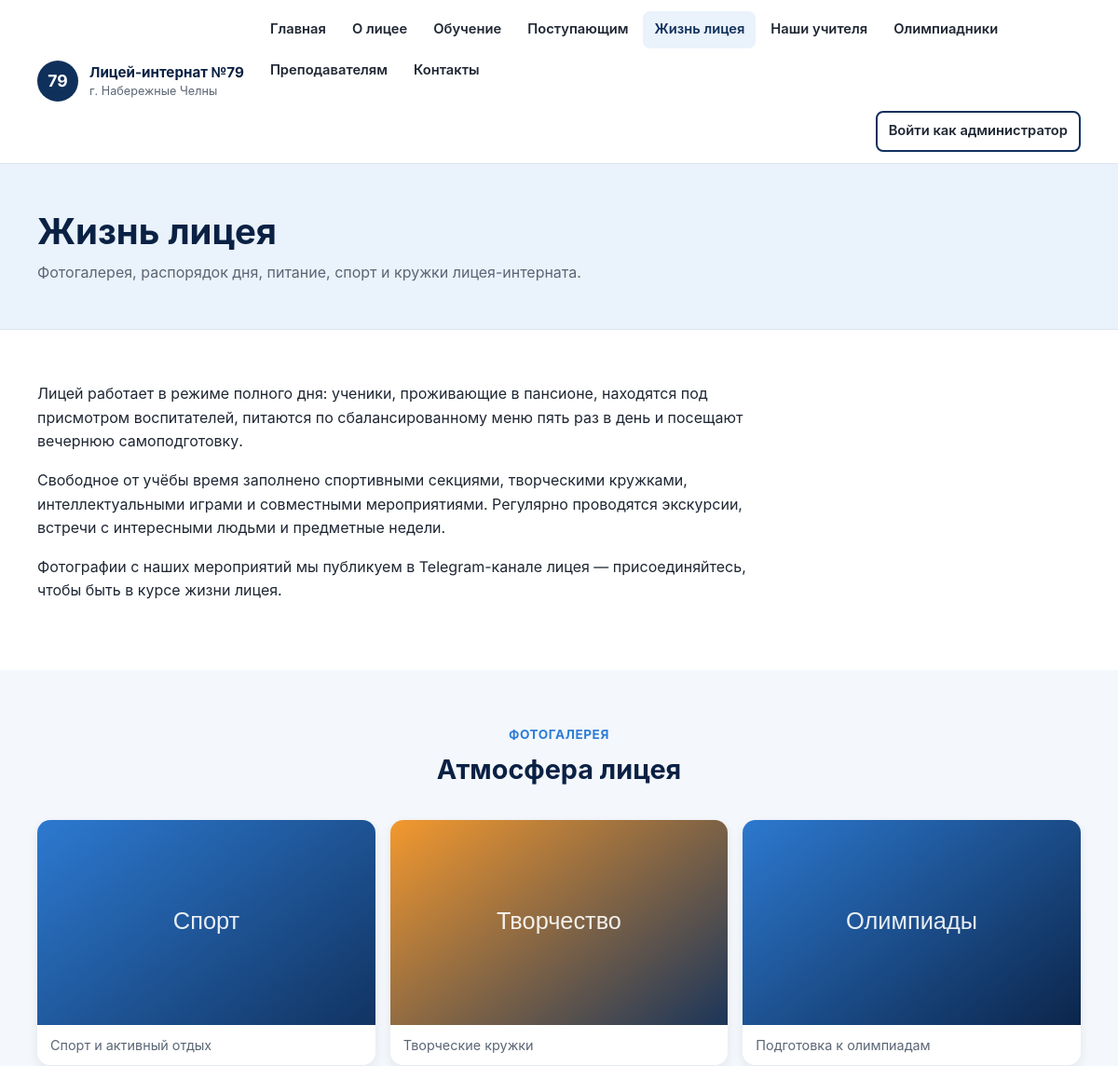
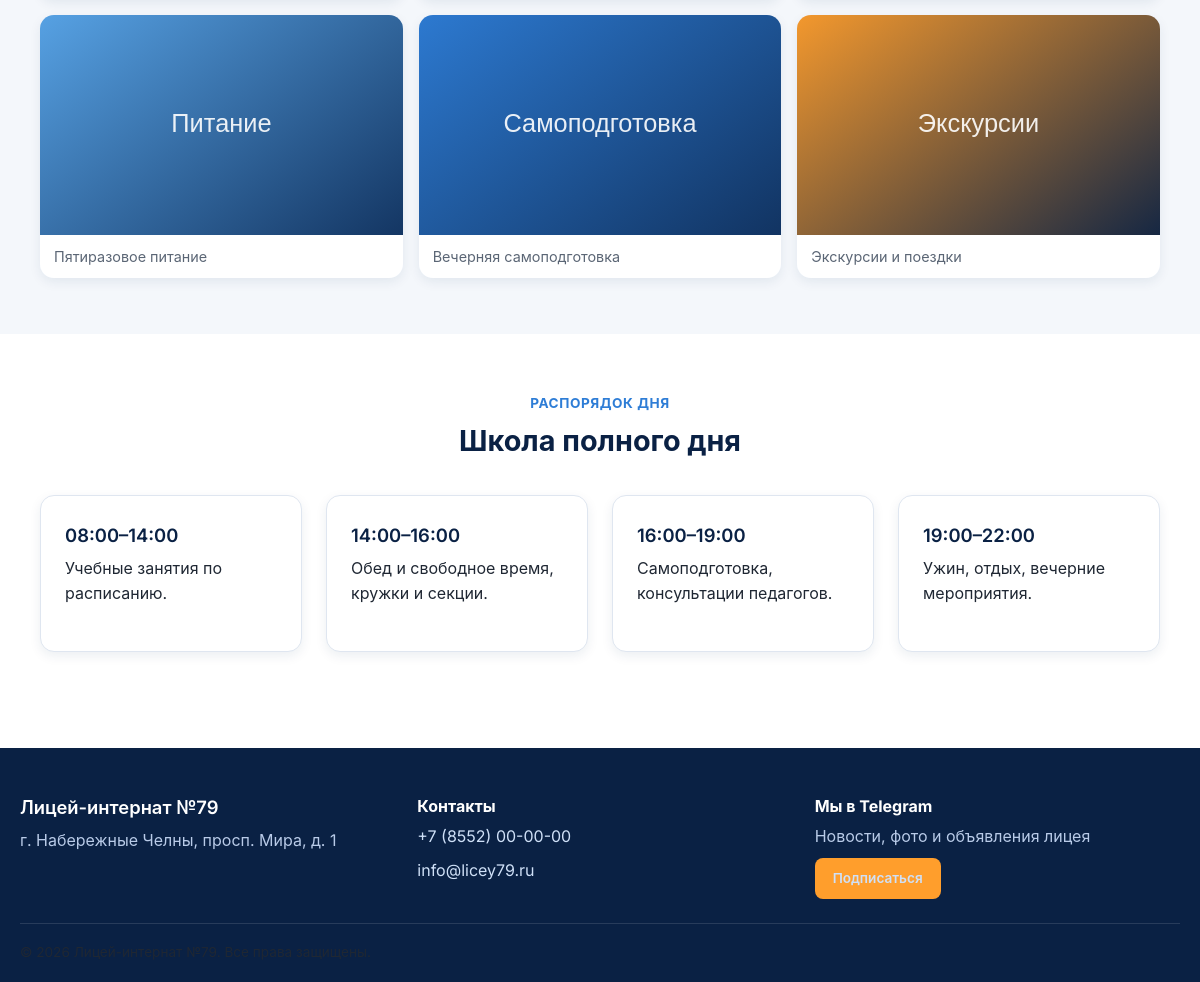
Page /life.php on the committed database (2 pictures, top to bottom).
### tables this page shows
CREATE TABLE IF NOT EXISTS pages (
    id               INT UNSIGNED AUTO_INCREMENT PRIMARY KEY,
    slug             VARCHAR(191) NOT NULL,
    title            VARCHAR(255) NOT NULL,
    content          MEDIUMTEXT NULL,
    meta_description VARCHAR(500) NULL,
    protected        TINYINT(1) NOT NULL DEFAULT 0,
    nav_order        INT NOT NULL DEFAULT 100,
    updated_at       DATETIME NOT NULL DEFAULT CURRENT_TIMESTAMP ON UPDATE CURRENT_TIMESTAMP,
    UNIQUE KEY uniq_slug (slug)
);

### includes/functions.php (called while the page is built, shortened)
<?php
function e(?string $value): string
{
    return htmlspecialchars($value ?? '', ENT_QUOTES, 'UTF-8');
}
function core_page_files(): array
{
    return [
        'home' => 'index.php',
        'about' => 'about.php',
        'education' => 'education.php',
        'admission' => 'admission.php',
        'life' => 'life.php',
        'teachers' => 'teachers.php',
        'olympiad' => 'olympiad.php',
        'careers' => 'careers.php',
        'contacts' => 'contacts.php',
    ];
}
function page_url(string $slug): string
{
    $core = core_page_files();
    return isset($core[$slug]) ? '/' . $core[$slug] : '/page.php?slug=' . urlencode($slug);
}
function get_page(PDO $pdo, string $slug): ?array
{
    $stmt = $pdo->prepare('SELECT * FROM pages WHERE slug = ? LIMIT 1');
    $stmt->execute([$slug]);
    $page = $stmt->fetch();
    return $page ?: null;
}
function get_nav_pages(PDO $pdo): array
{
    return $pdo->query('SELECT slug, title FROM pages ORDER BY nav_order ASC, id ASC')->fetchAll();
}

### life.php (the view, shortened to what this page needs)
<?php
require_once __DIR__ . '/includes/functions.php';
$page = get_page($pdo, 'life');
$activeSlug = 'life';
require __DIR__ . '/includes/header.php';
?>
<section class="page-hero">
  <div class="container">
    <h1><?= e($page['title'] ?? 'Жизнь лицея') ?></h1>
    <p>Фотогалерея, распорядок дня, питание, спорт и кружки лицея-интерната.</p>
  </div>
</section>
<section class="section">
  <div class="container">
    <div class="page-content">
      <?= $page['content'] ?? '' ?>
    </div>
  </div>
</section>
<section class="section section-soft">
  <div class="container">
    <div class="section-header">
      <span class="eyebrow">Фотогалерея</span>
      <h2>Атмосфера лицея</h2>
    </div>
    <div class="gallery">
      <figure><img src="/img/life-1.svg" alt="Ученики на спортивном мероприятии лицея" loading="lazy"><figcaption>Спорт и активный отдых</figcaption></figure>
      <figure><img src="/img/life-2.svg" alt="Творческий кружок в лицее" loading="lazy"><figcaption>Творческие кружки</figcaption></figure>
      <figure><img src="/img/life-3.svg" alt="Ученики готовятся к олимпиаде" loading="lazy"><figcaption>Подготовка к олимпиадам</figcaption></figure>
      <figure><img src="/img/life-4.svg" alt="Обед в столовой лицея" loading="lazy"><figcaption>Пятиразовое питание</figcaption></figure>
      <figure><img src="/img/life-5.svg" alt="Вечерняя самоподготовка в пансионе" loading="lazy"><figcaption>Вечерняя самоподготовка</figcaption></figure>
      <figure><img src="/img/life-6.svg" alt="Экскурсия учеников лицея" loading="lazy"><figcaption>Экскурсии и поездки</figcaption></figure>
    </div>
  </div>
</section>
<section class="section">
  <div class="container">
    <div class="section-header">
      <span class="eyebrow">Распорядок дня</span>
      <h2>Школа полного дня</h2>
    </div>
    <div class="grid grid-4">
      <div class="card"><h3>08:00–14:00</h3><p>Учебные занятия по расписанию.</p></div>
      <div class="card"><h3>14:00–16:00</h3><p>Обед и свободное время, кружки и секции.</p></div>
      <div class="card"><h3>16:00–19:00</h3><p>Самоподготовка, консультации педагогов.</p></div>
      <div class="card"><h3>19:00–22:00</h3><p>Ужин, отдых, вечерние мероприятия.</p></div>
    </div>
  </div>
</section>
<?php require __DIR__ . '/includes/footer.php'; ?>

### includes/header.php (shortened to what this page needs)
<?php
$navPages = get_nav_pages($pdo);
?><!DOCTYPE html>
<html lang="ru">
<head>
<link rel="stylesheet" href="/css/style.css">
</head>
<body>
<header class="site-header">
  <div class="container header-inner">
    <a href="/index.php" class="logo">
      <span class="logo-badge">79</span>
      <span class="logo-text">Лицей-интернат №79<br><small><?= e(SITE_CITY) ?></small></span>
    </a>
    <nav class="main-nav" id="mainNav">
      <ul>
        <?php foreach ($navPages as $navPage): ?>
          <?php
            $slug = $navPage['slug'];
            $href = page_url($slug);
            $isActive = ($activeSlug ?? '') === $slug;
          ?>
          <li><a href="<?= e($href) ?>"<?= $isActive ? ' class="active" aria-current="page"' : '' ?>><?= e($navPage['title']) ?></a></li>
        <?php endforeach; ?>
      </ul>
      <a href="/admin/login.php" class="btn btn-outline nav-admin-btn">Войти как администратор</a>
    </nav>
  </div>
</header>
<main id="main">

### includes/footer.php (shortened to what this page needs)
</main>
<footer class="site-footer">
  <div class="container footer-inner">
    <div class="footer-col">
      <h3>Лицей-интернат №79</h3>
      <p><?= e(SITE_ADDRESS) ?></p>
    </div>
    <div class="footer-col">
      <h4>Контакты</h4>
      <p><a href="tel:<?= e(preg_replace('/[^0-9+]/', '', SITE_PHONE)) ?>"><?= e(SITE_PHONE) ?></a></p>
      <p><a href="mailto:<?= e(SITE_EMAIL) ?>"><?= e(SITE_EMAIL) ?></a></p>
    </div>
    <div class="footer-col">
      <h4>Мы в Telegram</h4>
      <p>Новости, фото и объявления лицея</p>
      <a href="<?= e(SITE_TELEGRAM) ?>" class="btn btn-sm btn-accent" target="_blank" rel="noopener">Подписаться</a>
    </div>
  </div>
  <div class="container footer-bottom">
    <p>&copy; <?= date('Y') ?> Лицей-интернат №79. Все права защищены.</p>
  </div>
</footer>
</body>
</html>

### css/style.css (style rules this page uses)
:root { --navy: #10305c; --navy-dark: #0a2144; --blue-light: #eaf2fb; --blue-accent: #2e7dd6; --accent: #ff9e2c; --bg: #ffffff; --bg-soft: #f4f7fb; --text: #1f2733; --text-muted: #5b6675; --border: #dfe6f0; --radius: 14px; --radius-sm: 8px; --shadow: 0 10px 30px rgba(16, 48, 92, 0.08); --shadow-sm: 0 4px 12px rgba(16, 48, 92, 0.08); --font: 'Inter', -apple-system, BlinkMacSystemFont, 'Segoe UI', Roboto, Arial, sans-serif; --container-width: 1160px; }
* { box-sizing: border-box; }
html { scroll-behavior: smooth; }
body { margin: 0; font-family: var(--font); color: var(--text); background: var(--bg); line-height: 1.6; font-size: 16px; }
img { max-width: 100%; height: auto; display: block; }
a { color: var(--blue-accent); text-decoration: none; }
h1, h2, h3, h4 { color: var(--navy-dark); line-height: 1.25; margin: 0 0 .5em; }
h1 { font-size: clamp(1.8rem, 3.2vw, 2.6rem); font-weight: 700; }
h2 { font-size: clamp(1.5rem, 2.4vw, 2rem); font-weight: 700; }
h3 { font-size: 1.15rem; font-weight: 600; }
p { margin: 0 0 1em; color: var(--text); }
.container { max-width: var(--container-width); margin: 0 auto; padding: 0 20px; }
.btn { display: inline-block; padding: 12px 24px; border-radius: var(--radius-sm); font-weight: 600; font-size: 0.95rem; border: 2px solid transparent; cursor: pointer; text-decoration: none; transition: transform .15s ease, box-shadow .15s ease, background-color .15s ease, color .15s ease; }
.btn-accent { background: var(--accent); color: #2c1600; }
.btn-outline { background: transparent; color: var(--navy); border-color: var(--navy); }
.btn-sm { padding: 8px 16px; font-size: 0.85rem; }
.site-header { background: #fff; border-bottom: 1px solid var(--border); position: sticky; top: 0; z-index: 100; }
.header-inner { display: flex; align-items: center; justify-content: space-between; padding-top: 12px; padding-bottom: 12px; gap: 16px; }
.logo { display: flex; align-items: center; gap: 12px; color: var(--navy-dark); font-weight: 700; flex-shrink: 0; }
.logo-badge { display: flex; align-items: center; justify-content: center; width: 44px; height: 44px; border-radius: 50%; background: var(--navy); color: #fff; font-weight: 700; font-size: 1.1rem; flex-shrink: 0; }
.logo-text { font-size: 0.95rem; line-height: 1.3; }
.logo-text small { font-weight: 400; color: var(--text-muted); }
.main-nav { display: flex; align-items: center; gap: 24px; flex-wrap: wrap; justify-content: flex-end; }
.main-nav ul { display: flex; flex-wrap: wrap; gap: 4px; list-style: none; margin: 0; padding: 0; }
.main-nav a { display: inline-block; padding: 8px 12px; border-radius: var(--radius-sm); color: var(--text); font-weight: 600; font-size: 0.92rem; }
.main-nav a.active { color: var(--navy); background: var(--blue-light); }
.nav-admin-btn { white-space: nowrap; }
.page-hero { background: var(--blue-light); padding: 48px 0; border-bottom: 1px solid var(--border); }
.page-hero h1 { margin-bottom: 8px; }
.page-hero p { color: var(--text-muted); max-width: 70ch; margin: 0; }
.section { padding: 56px 0; }
.section-soft { background: var(--bg-soft); }
.section-header { max-width: 70ch; margin: 0 auto 36px; text-align: center; }
.eyebrow { display: inline-block; color: var(--blue-accent); font-weight: 700; font-size: 0.85rem; letter-spacing: .04em; text-transform: uppercase; margin-bottom: 8px; }
.page-content { max-width: 76ch; }
.grid { display: grid; gap: 24px; }
.grid-4 { grid-template-columns: repeat(4, 1fr); }
.card { background: #fff; border: 1px solid var(--border); border-radius: var(--radius); padding: 28px 24px; box-shadow: var(--shadow-sm); }
.gallery { display: grid; grid-template-columns: repeat(3, 1fr); gap: 16px; }
.gallery figure { margin: 0; border-radius: var(--radius); overflow: hidden; box-shadow: var(--shadow-sm); background: var(--blue-light); }
.gallery img { width: 100%; height: 220px; object-fit: cover; }
.gallery figcaption { padding: 10px 14px; font-size: 0.9rem; color: var(--text-muted); background: #fff; }
.site-footer { background: var(--navy-dark); color: #cfe0f7; margin-top: 40px; }
.footer-inner { display: grid; grid-template-columns: repeat(3, 1fr); gap: 32px; padding: 48px 0 24px; }
.footer-col h3, .footer-col h4 { color: #fff; }
.footer-col p { color: #b9cbe8; margin-bottom: 8px; }
.footer-col a { color: #cfe0f7; }
.footer-bottom { border-top: 1px solid rgba(255,255,255,0.12); padding: 18px 0; font-size: 0.85rem; color: #93a9c9; }
.footer-bottom p { margin: 0; }

### rows in the picture
pages: title "Главная"
pages: title "О лицее"
pages: title "Обучение"
pages: title "Поступающим"
pages: title "Жизнь лицея", content "Лицей работает в режиме полного дня: ученики, проживающие в пансионе, находятся под присмотром воспитателей, питаются по сбалансированному меню пять раз в день и посещают вечернюю самоподготовку. Свободное от учёбы время заполнено спортивными секциями, творческими кружками, интеллектуальными играми и совместными мероприятиями. Регулярно проводятся экскурсии, встречи с интересными людьми и предметные недели. Фотографии с наших мероприятий мы публикуем в Telegram-канале лицея — присоединяйтесь, чтобы быть в курсе жизни лицея."
pages: title "Наши учителя"
pages: title "Олимпиадники"
pages: title "Преподавателям"
pages: title "Контакты"

### other values in the picture
SITE_CITY "г. Набережные Челны"
SITE_ADDRESS "г. Набережные Челны, просп. Мира, д. 1"
SITE_PHONE "+7 (8552) 00-00-00"
SITE_EMAIL "info@licey79.ru"
